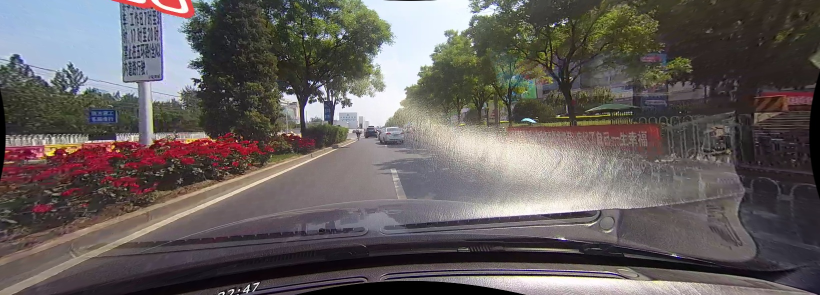
#> input picture LaneDetection/data/dev/hlight/driver_37_30frame_05181432_0203.MP4_01470.jpg, 1640 x 590 px (shown at 1/2 size); its folder holds only this picture in this run
$ python -i baseline.py   (imports and definitions only)
#> lines starting #> are read from the running program, lines starting #| are printed output that depends on the picture; after the words box and inside, x2 and y2 are one past the last pixel; in counts of white or black regions, pixels touching at a corner belong together
### LaneDetection/config.py
import os
from dataclasses import dataclass
from pathlib import Path

ROOT = Path(__file__).resolve().parent
DATA_ROOT = ROOT / "data"


def resolve_data_path(path):
    candidate = Path(path)
    if not candidate.is_absolute():
        candidate = ROOT / candidate

    resolved = candidate.resolve()
    data_root = DATA_ROOT.resolve()
    try:
        resolved.relative_to(data_root)
    except ValueError:
        raise ValueError(f"Data paths must stay inside {data_root}: {resolved}") from None
    return resolved


DATA = resolve_data_path(os.environ.get("LANE_DATA") or DATA_ROOT)
RESULTS = ROOT / "results"


def _tiers():
    d = DATA / "eval"
    found = [x.name for x in d.iterdir() if x.is_dir()] if d.exists() else []
    for order in (["normal", "hlight", "shadow"], ["light", "medium", "heavy"]):
        if found and set(found) <= set(order):
            return [t for t in order if t in found]
    return sorted(found) or ["normal", "hlight", "shadow"]


TIERS = _tiers()

SCALE = 0.5
ROI_TOP = 0.45
ROI_BOTTOM = 1.0
ROI_X = (0.30, 0.70)
LANE_W = 30
IOU_THRESH = 0.5
MAX_LANES = 4
MIN_HORIZ_DEG = 25
DEDUP = 0.04


@dataclass
class Params:

    b_lo: int = 50
    b_hi: int = 150
    b_thresh: int = 40

    use_norm: bool = True
    use_vote: bool = True
    sigma: float = 1.5
    radius: int = 15
    thr_scale: float = 1.0
    delta: float = 10.0
    smooth: float = 1.0
    peak_nms: int = 3
    p_roi_top: float = 0.45
    p_roi_x_left: float = 0.3
    p_roi_x_right: float = 0.7

### LaneDetection/utils.py
import csv
import json
import re
from collections import namedtuple
from dataclasses import asdict
from pathlib import Path
import time
import cv2
import numpy as np
from scipy.optimize import linear_sum_assignment
from scipy.ndimage import gaussian_filter
import config as cfg

Item = namedtuple("Item", "tier path gray gt")


def roi_mask(shape, top=None, x=None):
    H, W = shape
    top = cfg.ROI_TOP if top is None else top
    x = cfg.ROI_X if x is None else x
    m = np.zeros(shape, np.uint8)
    yb = cfg.ROI_BOTTOM * H
    pts = np.array([[0, yb], [W - 1, yb], [x[1] * W, top * H], [x[0] * W, top * H]], np.int32)
    cv2.fillPoly(m, [pts], 1)
    return m.astype(bool)


def line_x(rho, th, y):
    c = np.cos(th)
    return (rho - y * np.sin(th)) / c if abs(c) > 1e-6 else np.nan


def postprocess_lines(lines, shape):
    H, W = shape
    kept, kx = [], []
    for rho, th, sc in sorted(lines, key=lambda t: -t[2]):
        if abs(th - np.pi / 2) < np.deg2rad(cfg.MIN_HORIZ_DEG) or abs(np.cos(th)) < 1e-3:
            continue
        xb = line_x(rho, th, 0.9 * H)
        if any(abs(xb - x) < cfg.DEDUP * W for x in kx):
            continue
        kept.append((float(rho), float(th), float(sc)))
        kx.append(xb)
        if len(kept) == cfg.MAX_LANES:
            break
    return kept


def _images(folder):
    return sorted(p for p in Path(folder).rglob("*")
                  if p.suffix.lower() in {".jpg", ".jpeg", ".png"} and p.with_name(p.stem + ".lines.txt").exists())


# [75 lines left out: functions _read, load_items, _mask, match_lanes, evaluate, not called in this run]


def evaluate_by_tier(fn, items):
    return {t: evaluate(fn, [i for i in items if i.tier == t]) for t in dict.fromkeys(i.tier for i in items)}


# [37 lines left out: functions illum_stats, write_table, figures_dir, overlay, not called in this run]


def load_params():
    f = cfg.RESULTS / "best_params.json"
    return cfg.Params(**json.loads(f.read_text())) if f.exists() else cfg.Params()


def save_params(p):
    cfg.RESULTS.mkdir(exist_ok=True)
    (cfg.RESULTS / "best_params.json").write_text(json.dumps(asdict(p), indent=2))


# [4 lines left out: function video_id, not called in this run]

### LaneDetection/baseline.py
import cv2
import numpy as np
import config as cfg
from utils import roi_mask, postprocess_lines


def canny_fixed(gray, roi, lo=50, hi=150):
    blur = cv2.GaussianBlur(gray, (5, 5), 0)
    return (cv2.Canny(blur, lo, hi) > 0) & roi


def hough_standard(edges, thresh=40, d_rho=2.0, d_theta_deg=1.0, max_lines=100):
    img = edges.astype(np.uint8) * 255
    cut = np.deg2rad(cfg.MIN_HORIZ_DEG)
    out = []
    for lo, hi in [(0.0, np.pi / 2 - cut), (np.pi / 2 + cut, np.pi)]:
        r = cv2.HoughLines(img, d_rho, np.deg2rad(d_theta_deg), thresh, min_theta=lo, max_theta=hi)
        if r is not None:
            out += [(float(l[0]), float(l[1]), float(-i)) for i, l in enumerate(r[:max_lines, 0])]
    return out


def run_baseline(gray, p=None, debug=False):
    p = p or cfg.Params()
    roi = roi_mask(gray.shape)
    edges = canny_fixed(gray, roi, p.b_lo, p.b_hi)
    raw = hough_standard(edges, p.b_thresh)
    lines = postprocess_lines(raw, gray.shape)
    return (lines, dict(edges=edges)) if debug else lines

>>> import cv2
>>> picture = cv2.imread('data/dev/hlight/driver_37_30frame_05181432_0203.MP4_01470.jpg', cv2.IMREAD_GRAYSCALE)
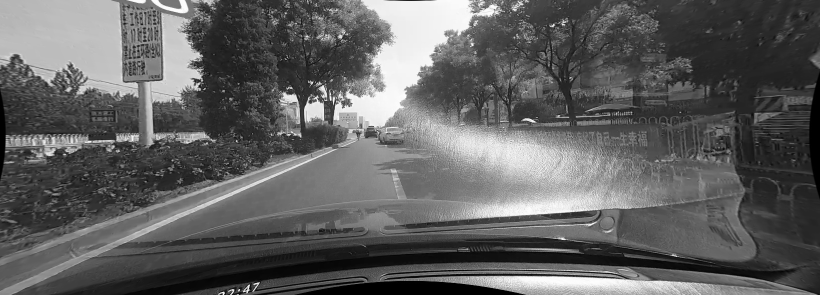
#> picture: shape (590, 1640) (shown at 1/2 size); min 0, max 255, mean 96.1
>>> result = run_baseline(picture)
#> in roi_mask, `cv2.fillPoly(m, [pts], 1)`:
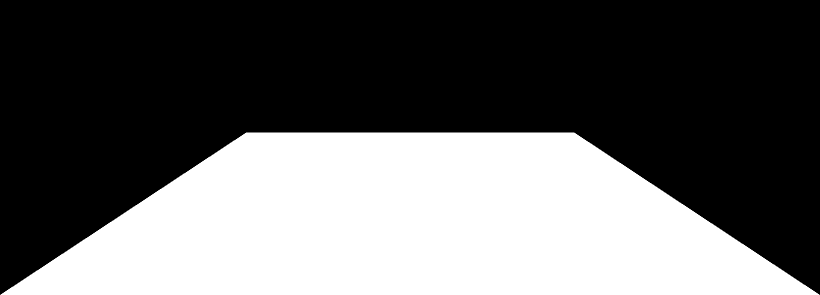
#> m: shape (590, 1640) (shown at 1/2 size); values 0 (black) and 1 (white), 38.6% white; 1 white region, box (x1, y1, x2, y2) and area: (1, 265, 1639, 590) 373104
#> in canny_fixed, `return (cv2.Canny(blur, lo, hi) > 0) & roi`:
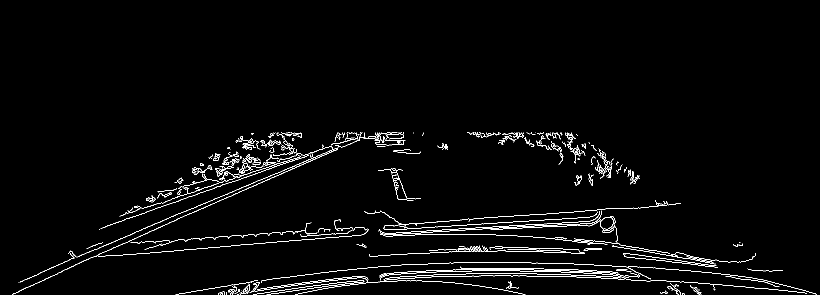
#> returned value: shape (590, 1640) bool (shown at 1/2 size); 2.2% white in thin lines or dots, all inside (x1, y1, x2, y2) = (24, 265, 1634, 590)
#> after the loop in hough_standard, `for lo, hi in [(0.0, np.pi / 2 - cut), (np.pi / 2 + cut, np.pi)]:`: out = 200 items, first 6: (544, 1.13, 0), (542, 1.12, -1), (528, 1.13, -2), (518, 1.05, -3), (526, 1.12, -4), (522, 1.1, -5)
#> in run_baseline, `raw = hough_standard(edges, p.b_thresh)`: raw has the same summary as out in hough_standard
#> the loop in postprocess_lines, `for rho, th, sc in sorted(lines, key=lambda t: -t[2]):` made 23 passes
#> (rho, th, sc, c in line_x, xb) on passes 2, 3, 4, 6, 7, 8, 9, 10, 11, 12, 13, 14: (-94, 2.04, 0, -0.454, 1249.2), (542, 1.12, -1, 0.438, 147.7), (-118, 2.06, -1, -0.469, 1250), (-92, 2.18, -2, -0.574, 918.7), (518, 1.05, -3, 0.5, 116.3), (-30, 2.11, -3, -0.515, 942), (526, 1.12, -4, 0.438, 111.2), (-70, 2.02, -4, -0.438, 1248.4), (522, 1.1, -5, 0.454, 107.7), (-46, 2.13, -5, -0.53, 936.6), (520, 1.08, -6, 0.469, 109), (-76, 2.16, -6, -0.559, 923.1)
#> (rho, th, sc) on passes 1, 5, 21: (544, 1.13, 0), (528, 1.13, -2), (496, 1.13, -10)
#> after the loop in postprocess_lines, `for rho, th, sc in sorted(lines, key=lambda t: -t[2]):`: kept = [(-94, 2.04, 0), (542, 1.12, -1), (-92, 2.18, -2), (504, 1.1, -11)]; kx = [1249.2, 147.7, 918.7, 68.01]
#> in run_baseline, `lines = postprocess_lines(raw, gray.shape)`: lines has the same summary as kept in postprocess_lines
#> result has the same summary as kept in postprocess_lines

$ run again, on LaneDetection/data/dev/hlight/driver_37_30frame_05181432_0203.MP4_01650.jpg
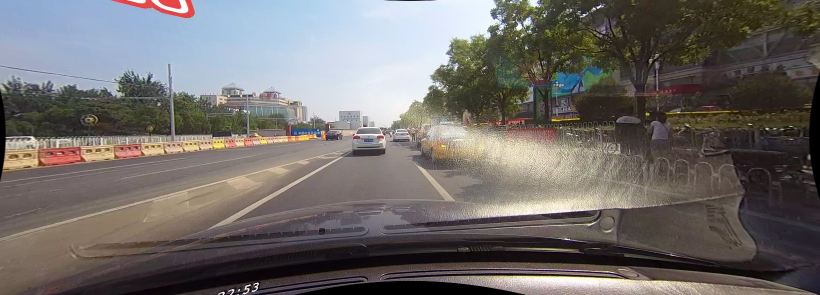
#> input picture LaneDetection/data/dev/hlight/driver_37_30frame_05181432_0203.MP4_01650.jpg, 1640 x 590 px (shown at 1/2 size)
#> `picture = cv2.imread('data/dev/hlight/driver_37_30frame_05181432_0203...`:
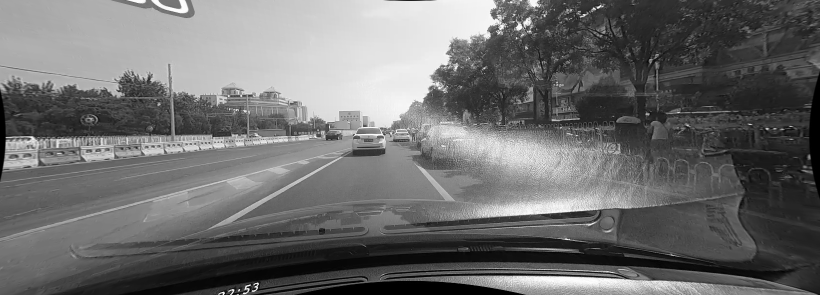
#> picture: shape (590, 1640) (shown at 1/2 size); min 0, max 255, mean 108.8
#> m: shape (590, 1640); values 0 (black) and 1 (white), 38.6% white; 1 white region, box (x1, y1, x2, y2) and area: (1, 265, 1639, 590) 373104
#> in canny_fixed, `return (cv2.Canny(blur, lo, hi) > 0) & roi`:
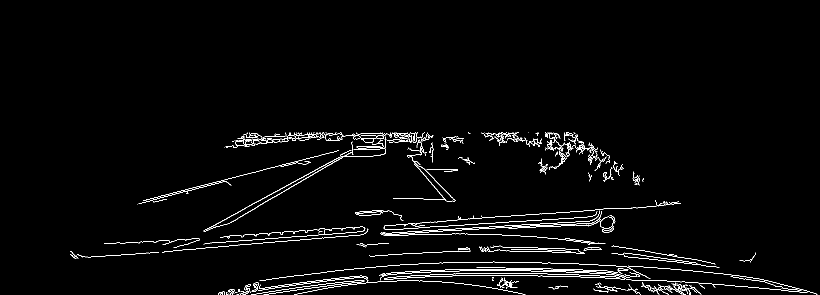
#> returned value: shape (590, 1640) bool (shown at 1/2 size); 2.1% white in thin lines or dots, all inside (x1, y1, x2, y2) = (141, 265, 1635, 590)
#> after the loop in hough_standard, `for lo, hi in [(0.0, np.pi / 2 - cut), (np.pi / 2 + cut, np.pi)]:`: out = 200 items, first 6: (602, 1.06, 0), (614, 1.05, -1), (598, 1.08, -2), (620, 1.03, -3), (592, 1.1, -4), (608, 1.06, -5)
#> raw has the same summary as out in hough_standard
#> the loop in postprocess_lines, `for rho, th, sc in sorted(lines, key=lambda t: -t[2]):` made 27 passes
#> (rho, th, sc, c in line_x, xb) on passes 1 to 8: (602, 1.06, 0, 0.485, 283.8), (-70, 2.02, 0, -0.438, 1248.4), (614, 1.05, -1, 0.5, 308.3), (-360, 2.36, -1, -0.707, 1040.1), (598, 1.08, -2, 0.469, 275.1), (-376, 2.37, -2, -0.719, 1035.5), (620, 1.03, -3, 0.515, 320.1), (-440, 2.46, -3, -0.777, 996.2)
#> after the loop in postprocess_lines, `for rho, th, sc in sorted(lines, key=lambda t: -t[2]):`: kept = [(602, 1.06, 0), (-70, 2.02, 0), (-360, 2.36, -1), (798, 1.1, -13)]; kx = [283.8, 1248.4, 1040.1, 715.6]
#> lines has the same summary as kept in postprocess_lines
#> result has the same summary as kept in postprocess_lines

$ run again, on LaneDetection/data/dev/hlight/driver_37_30frame_05181432_0203.MP4_02220.jpg
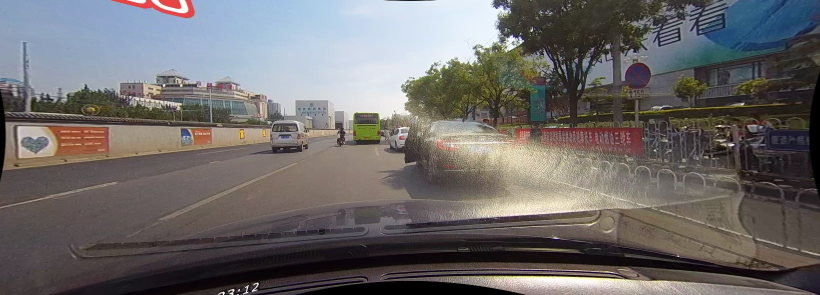
#> input picture LaneDetection/data/dev/hlight/driver_37_30frame_05181432_0203.MP4_02220.jpg, 1640 x 590 px (shown at 1/2 size)
#> `picture = cv2.imread('data/dev/hlight/driver_37_30frame_05181432_0203...`:
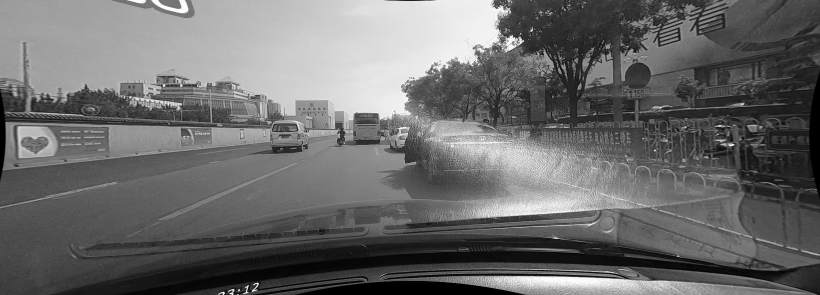
#> picture: shape (590, 1640) (shown at 1/2 size); min 0, max 255, mean 106.6
#> m: shape (590, 1640); values 0 (black) and 1 (white), 38.6% white; 1 white region, box (x1, y1, x2, y2) and area: (1, 265, 1639, 590) 373104
#> in canny_fixed, `return (cv2.Canny(blur, lo, hi) > 0) & roi`:
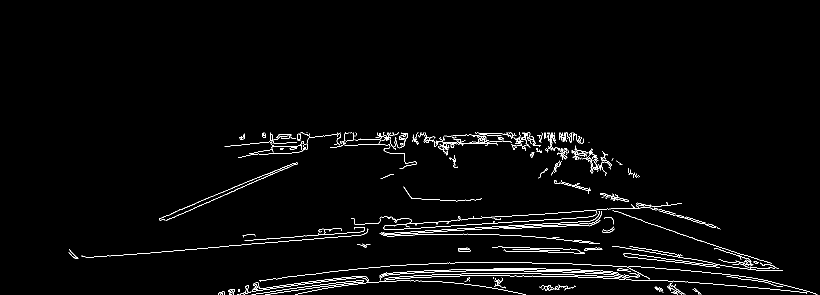
#> returned value: shape (590, 1640) bool (shown at 1/2 size); 2% white in thin lines or dots, all inside (x1, y1, x2, y2) = (137, 265, 1635, 590)
#> after the loop in hough_standard, `for lo, hi in [(0.0, np.pi / 2 - cut), (np.pi / 2 + cut, np.pi)]:`: out = 200 items, first 6: (542, 1.13, 0), (786, 1.06, -1), (814, 1.08, -2), (800, 1.1, -3), (772, 1.13, -4), (804, 1.1, -5)
#> raw has the same summary as out in hough_standard
#> the loop in postprocess_lines, `for rho, th, sc in sorted(lines, key=lambda t: -t[2]):` made 5 passes
#> (rho, th, sc, c in line_x, xb) on passes 2 to 5: (-70, 2.02, 0, -0.438, 1248.4), (786, 1.06, -1, 0.485, 663.3), (-366, 2.15, -1, -0.545, 1489.7), (814, 1.08, -2, 0.469, 735.2)
#> after the loop in postprocess_lines, `for rho, th, sc in sorted(lines, key=lambda t: -t[2]):`: kept = [(-70, 2.02, 0), (786, 1.06, -1), (-366, 2.15, -1), (814, 1.08, -2)]; kx = [1248.4, 663.3, 1489.7, 735.2]
#> lines has the same summary as kept in postprocess_lines
#> result has the same summary as kept in postprocess_lines
